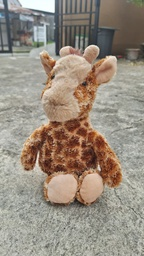
#> input picture Tugas Pertemuan 2/cahaya.jpeg, 144 x 256 px, shrunk from 720 x 1280 before the run
$ python Tugas1.py
#> lines starting #> are read from the running program, lines starting #| are printed output that depends on the picture
#24343110/Rachel Mutiara Hesa
# ==========================================
# PROYEK MINI: KONVERSI MODEL WARNA
# ==========================================

import cv2
import numpy as np
import matplotlib.pyplot as plt
import time
import os

# ==========================================
# LOAD GAMBAR
# ==========================================
image_paths = [
    "cahaya.jpeg",
    "normal.jpeg",
    "redup.jpeg"
]

# ==========================================
# FUNGSI KUANTISASI UNIFORM
# ==========================================
def uniform_quantization(img, levels=16):
    step = 256 // levels
    quantized = (img // step) * step
    return quantized

# ==========================================
# FUNGSI KUANTISASI NON-UNIFORM (KMEANS)
# ==========================================
def kmeans_quantization(img, k=16):
    Z = img.reshape((-1,3))
    Z = np.float32(Z)

    criteria = (cv2.TERM_CRITERIA_EPS + cv2.TERM_CRITERIA_MAX_ITER, 10, 1.0)
    _, label, center = cv2.kmeans(Z, k, None, criteria, 10, cv2.KMEANS_RANDOM_CENTERS)

    center = np.uint8(center)
    result = center[label.flatten()]
    result = result.reshape((img.shape))
    return result

# ==========================================
# PROSES SETIAP GAMBAR
# ==========================================
for path in image_paths:

    print("\nMemproses:", path)
    image = cv2.imread(path)
#> image is the input picture: shape (256, 144, 3); mean B, G, R 128.4, 141.3, 152

    # Konversi BGR ke RGB
    image_rgb = cv2.cvtColor(image, cv2.COLOR_BGR2RGB)

    # ==============================
    # KONVERSI MODEL WARNA
    # ==============================
    start = time.time()

    gray = cv2.cvtColor(image_rgb, cv2.COLOR_RGB2GRAY)
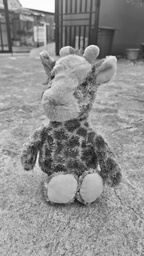
#> gray: shape (256, 144); min 22, max 254, mean 143
    hsv = cv2.cvtColor(image_rgb, cv2.COLOR_RGB2HSV)
#> hsv: shape (256, 144, 3); mean H, S, V 31.9, 47.1, 153.8
    lab = cv2.cvtColor(image_rgb, cv2.COLOR_RGB2LAB)
#> lab: shape (256, 144, 3); mean of channels 0, 1, 2 150.7, 130.4, 136.7

    end = time.time()
    print("Waktu konversi warna:", end - start, "detik")

    # ==============================
    # KUANTISASI
    # ==============================
    uniform_rgb = uniform_quantization(image_rgb, 16)
    kmeans_rgb = kmeans_quantization(image_rgb, 16)
#> in kmeans_quantization, `_, label, center = cv2.kmeans(Z, k, None, criteria, 10, cv2.KMEANS_RAN..`: center = 16 rows, first 8: [132.4, 81.55, 53.76], [179.3, 144.7, 116.3], [71.97, 69.59, 66.39], [244.6, 254.1, 254.3], [99.61, 96.52, 90.18], [159.6, 114.4, 83.63], [148.3, 148.8, 139.6], [126.4, 124.6, 116.3]
#> in kmeans_quantization, `center = np.uint8(center)`: center = 16 rows, first 8: [132, 81, 53], [179, 144, 116], [71, 69, 66], [244, 254, 254], [99, 96, 90], [159, 114, 83], [148, 148, 139], [126, 124, 116]
#> in kmeans_quantization, `result = result.reshape((img.shape))`:
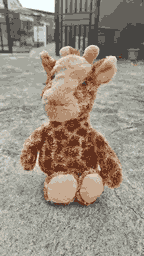
#> result: shape (256, 144, 3); mean R, G, B 151.4, 140.7, 127.9

    # ==============================
    # HITUNG MEMORI
    # ==============================
    original_size = image_rgb.nbytes
#> original_size = 110592
    uniform_size = uniform_rgb.nbytes
#> uniform_size = 110592
    kmeans_size = kmeans_rgb.nbytes
#> kmeans_size = 110592

    print("Ukuran asli:", original_size, "bytes")
#| Ukuran asli: 110592 bytes
    print("Ukuran uniform:", uniform_size, "bytes")
#| Ukuran uniform: 110592 bytes
    print("Ukuran kmeans:", kmeans_size, "bytes")
#| Ukuran kmeans: 110592 bytes

    print("Rasio kompresi (uniform):", original_size / uniform_size)
#| Rasio kompresi (uniform): 1.0
    print("Rasio kompresi (kmeans):", original_size / kmeans_size)
#| Rasio kompresi (kmeans): 1.0

    # ==============================
    # VISUALISASI
    # ==============================
    plt.figure(figsize=(12,8))

    plt.subplot(2,3,1)
    plt.imshow(image_rgb)
    plt.title("Original")

    plt.subplot(2,3,2)
    plt.imshow(gray, cmap='gray')
    plt.title("Grayscale")

    plt.subplot(2,3,3)
    plt.imshow(hsv)
    plt.title("HSV")

    plt.subplot(2,3,4)
    plt.imshow(lab)
    plt.title("LAB")

    plt.subplot(2,3,5)
    plt.imshow(uniform_rgb)
    plt.title("Uniform Quantization")

    plt.subplot(2,3,6)
    plt.imshow(kmeans_rgb)
    plt.title("KMeans Quantization")

    plt.tight_layout()
    plt.show()

    # ==============================
    # HISTOGRAM
    # ==============================
    plt.figure()
    plt.title("Histogram RGB Original")
    plt.hist(image_rgb.ravel(), bins=256)
    plt.show()
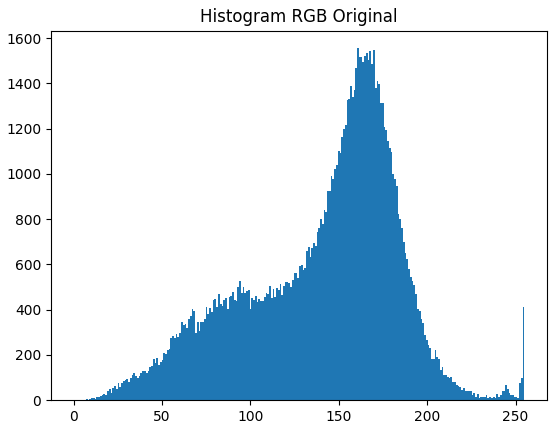
#> figure drawn by matplotlib, 1 panel; tallest bar 1556 high, from x = 160.4 to 161.4

    plt.figure()
    plt.title("Histogram RGB Uniform")
    plt.hist(uniform_rgb.ravel(), bins=256)
    plt.show()
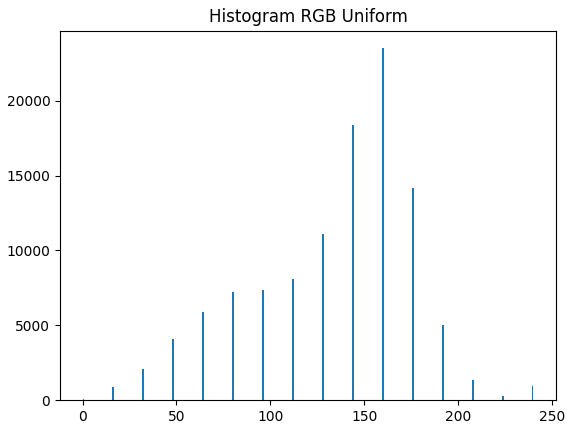
#> figure drawn by matplotlib, 1 panel; tallest bar 23508 high, from x = 159.4 to 160.3

    plt.figure()
    plt.title("Histogram RGB KMeans")
    plt.hist(kmeans_rgb.ravel(), bins=256)
    plt.show()
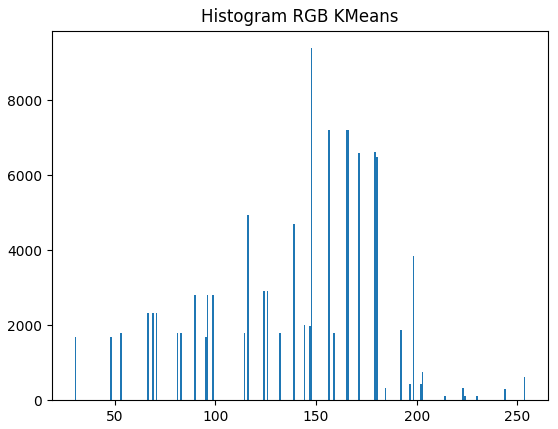
#> figure drawn by matplotlib, 1 panel; tallest bar 9382 high, from x = 147.2 to 148.1
#> pass 2 of the loop `for path in image_paths:`:
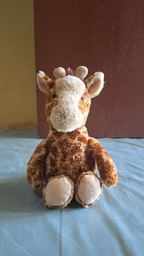
#> input picture Tugas Pertemuan 2/normal.jpeg, 144 x 256 px, shrunk from 720 x 1280 before the run
#> image is the input picture: shape (256, 144, 3); mean B, G, R 98.1, 104.5, 116.9
#> `gray = cv2.cvtColor(image_rgb, cv2.COLOR_RGB2GRAY)`:
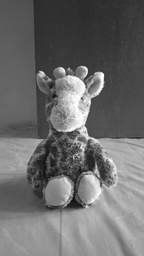
#> gray: shape (256, 144); min 8, max 255, mean 107.5
#> hsv: shape (256, 144, 3); mean H, S, V 40, 103.7, 131.6
#> lab: shape (256, 144, 3); mean of channels 0, 1, 2 114.6, 133.9, 134.9
#> in kmeans_quantization (call 2), `_, label, center = cv2.kmeans(Z, k, None, criteria, 10, cv2.KMEANS_RAN..`: center = 16 rows, first 8: [139.7, 169.7, 192.6], [151, 183.7, 210.9], [113.4, 130.5, 138.1], [125.8, 155.8, 175.9], [143.1, 107.5, 82.57], [196.2, 167.8, 145.5], [138.2, 80.94, 50.15], [243.3, 236.6, 227.1]
#> in kmeans_quantization (call 2), `center = np.uint8(center)`: center = 16 rows, first 8: [139, 169, 192], [150, 183, 210], [113, 130, 138], [125, 155, 175], [143, 107, 82], [196, 167, 145], [138, 80, 50], [243, 236, 227]
#| Ukuran asli: 110592 bytes
#| Ukuran uniform: 110592 bytes
#| Ukuran kmeans: 110592 bytes
#| Rasio kompresi (uniform): 1.0
#| Rasio kompresi (kmeans): 1.0
#> `plt.show()`:
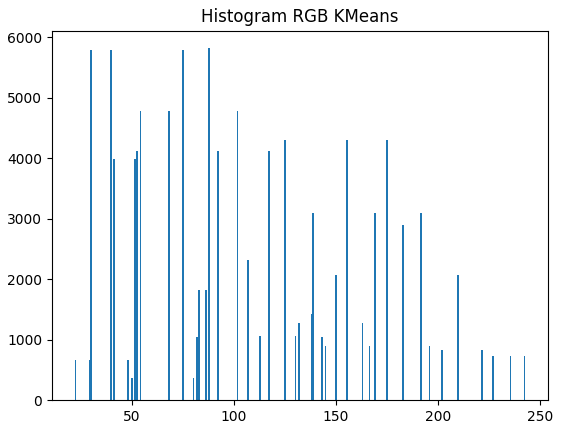
#> figure drawn by matplotlib, 1 panel; tallest bar 5820 high, from x = 87.61 to 88.47
#> pass 3 of the loop `for path in image_paths:`:
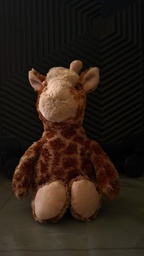
#> input picture Tugas Pertemuan 2/redup.jpeg, 144 x 256 px, shrunk from 720 x 1280 before the run
#> image is the input picture: shape (256, 144, 3); mean B, G, R 22.6, 31.4, 43.2
#> `gray = cv2.cvtColor(image_rgb, cv2.COLOR_RGB2GRAY)`:
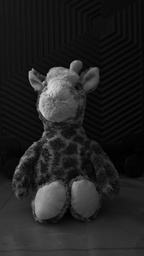
#> gray: shape (256, 144); min 0, max 219, mean 34
#> hsv: shape (256, 144, 3); mean H, S, V 22.9, 101.6, 43.3
#> lab: shape (256, 144, 3); mean of channels 0, 1, 2 33.8, 132, 135.4
#> in kmeans_quantization (call 3), `_, label, center = cv2.kmeans(Z, k, None, criteria, 10, cv2.KMEANS_RAN..`: center = 16 rows, first 8: [104.4, 64.72, 40.16], [87.08, 47.91, 26.77], [188.4, 149.5, 125.4], [129.4, 88.15, 61.31], [161, 120.6, 94.12], [72.17, 26.49, 7.6], [20.01, 19.14, 16.19], [55.4, 21.77, 9.46]
#> in kmeans_quantization (call 3), `center = np.uint8(center)`: center = 16 rows, first 8: [104, 64, 40], [87, 47, 26], [188, 149, 125], [129, 88, 61], [160, 120, 94], [72, 26, 7], [20, 19, 16], [55, 21, 9]
#| Ukuran asli: 110592 bytes
#| Ukuran uniform: 110592 bytes
#| Ukuran kmeans: 110592 bytes
#| Rasio kompresi (uniform): 1.0
#| Rasio kompresi (kmeans): 1.0
#> `plt.show()`:
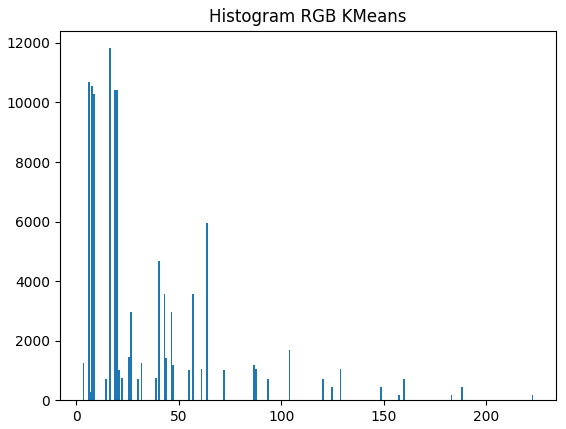
#> figure drawn by matplotlib, 1 panel; tallest bar 11823 high, from x = 15.89 to 16.75

print("\nSelesai semua proses.")
